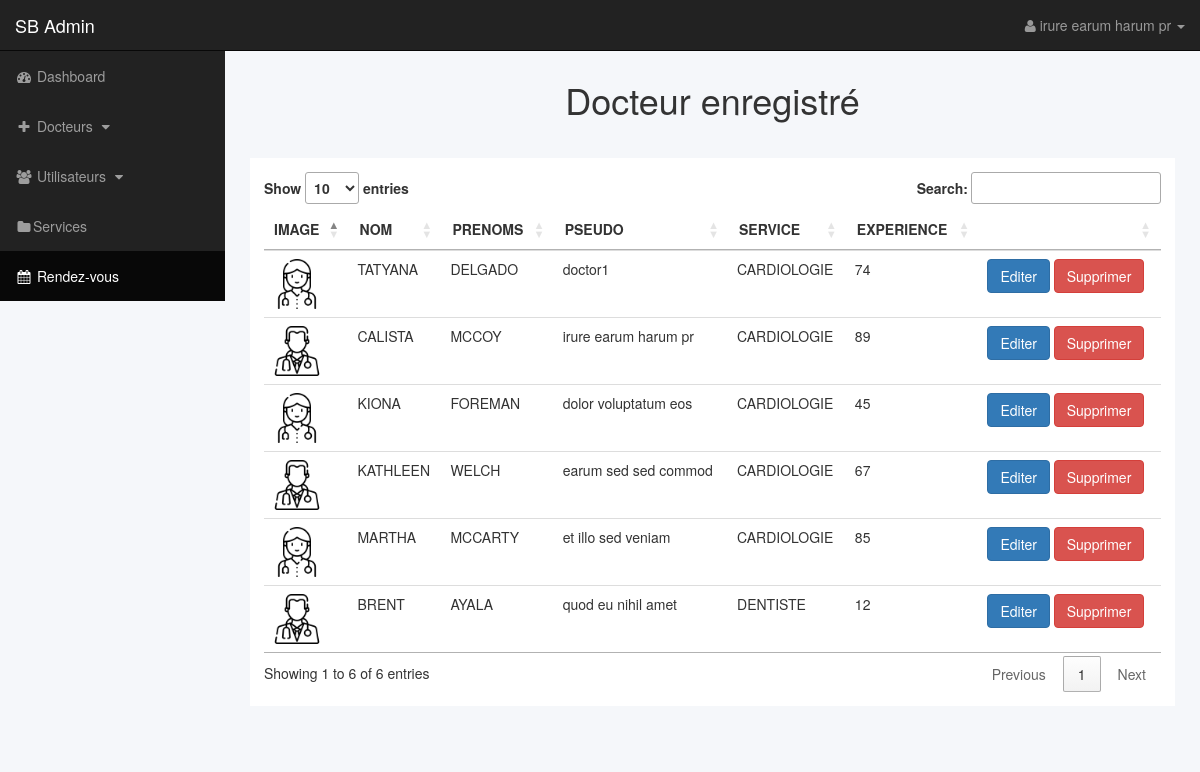
Screenshot of /admin/doctors.php (signed in) with the database file from the repository.
### tables this page shows
CREATE TABLE `doctors` (
  `id` int(11) NOT NULL,
  `first_name` varchar(100) NOT NULL,
  `last_name` varchar(255) NOT NULL,
  `birth` date DEFAULT NULL,
  `sexe` enum('Homme','Femme') NOT NULL,
  `fonction` varchar(255) DEFAULT NULL,
  `description` text NOT NULL,
  `experience` int(11) NOT NULL,
  `contact1` varchar(255) NOT NULL,
  `contact2` varchar(255) NOT NULL,
  `email` varchar(255) NOT NULL,
  `pseudo` varchar(100) NOT NULL,
  `password` varchar(255) DEFAULT '6d912e7c19ddbed26ddc00bb38dd72bc3a0fc71740f8efc86845890193cb435d' COMMENT 'good_doctor par défaut',
  `picture` text DEFAULT NULL,
  `code` varchar(100) DEFAULT 'healthplus22' COMMENT 'code d''accès'
);

### includes/functions.php (called while the page is built, shortened)
<?php
function getAllDoctor()
{
    global $db;
    $data = [];
    $sql = "SELECT * FROM doctors";
    $results = $db->query($sql);
    if ($results->num_rows > 0) {
        while ($row = $results->fetch_assoc()) {
            $data[] = $row;
        }
    }
    return $data;
}

### admin/includes/view_all_doctors.php (the view)
<h1 class="text-center">Docteur enregistré</h1>
<div class="row">
    <div class="col-lg-12 col-xl-11">
        <div class="card px-2 box-shadow " style="margin:2em auto;padding:1em; background-color:white;overflow:auto;">
            <div class="card-body">
                <table class="table bordered hover" id="tables" width="100%" cellspacing="0">
                    <thead>
                        <tr class="text-uppercase">
                            <th>Image</th>
                            <th>Nom</th>
                            <th>Prenoms</th>
                            <th>pseudo</th>
                            <th>Service</th>
                            <th>Experience</th>
                            <th></th>
                        </tr>
                    </thead>
                    <tbody>
                        <?php
                        $doctors = getAllDoctor();
                        if ($doctors) {
                            foreach ($doctors as $doctor) {
                        ?>
                                <tr>
                                    <td><a href="?d_id=<?php echo $doctor['id'] ?>"><img src="./../profiles/<?php echo $doctor['picture'] ?>" alt="<?php echo $doctor['first_name'] . "_" . $doctor['last_name'] ?>" style="width:50px" /></a></td>
                                    <td class="text-uppercase"><?= $doctor['first_name'] ?></td>
                                    <td class="text-uppercase"><?= $doctor['last_name'] ?></td>
                                    <td><?= $doctor['pseudo'] ?></td>
                                    <td class="text-uppercase"><?= $doctor['fonction'] ?></td>
                                    <td><?= $doctor['experience'] ?></td>
                                    <td><a href="?edit=<?php echo $doctor['id'] ?>" class="btn btn-primary p-md-1 mb-0">Editer</a>
                                    <a href="?delete=<?php echo $doctor['id']?>" class="btn btn-danger">Supprimer</a></td>
                                </tr>
                            <?php } ?>
                        <?php } else { ?>
                            <p class="h4 text-muted">Aucun docteur</p>
                        <?php } ?>
                    </tbody>
                </table>
            </div>
        </div>
    </div>
</div>

### css/sb-admin.css (style rules this page uses)
body { margin-top: 100px; background-color: #222; }
@media (min-width:768px) { body { margin-top: 50px; } }

### admin/includes/header.php (style rules this page uses)
body { background-color: #f5f7fa; }

### rows the page displays
doctors: picture (picture), first_name "TATYANA", last_name "DELGADO", pseudo "doctor1", fonction "CARDIOLOGIE", experience "74"
doctors: picture (picture), first_name "CALISTA", last_name "MCCOY", pseudo "irure earum harum pr", fonction "CARDIOLOGIE", experience "89"
doctors: picture (picture), first_name "KIONA", last_name "FOREMAN", pseudo "dolor voluptatum eos", fonction "CARDIOLOGIE", experience "45"
doctors: picture (picture), first_name "KATHLEEN", last_name "WELCH", pseudo "earum sed sed commod", fonction "CARDIOLOGIE", experience "67"
doctors: picture (picture), first_name "MARTHA", last_name "MCCARTY", pseudo "et illo sed veniam", fonction "CARDIOLOGIE", experience "85"
doctors: picture (picture), first_name "BRENT", last_name "AYALA", pseudo "quod eu nihil amet", fonction "DENTISTE", experience "12"

### other values shown
$_SESSION['hp_admin_pseudo'] "irure earum harum pr"
